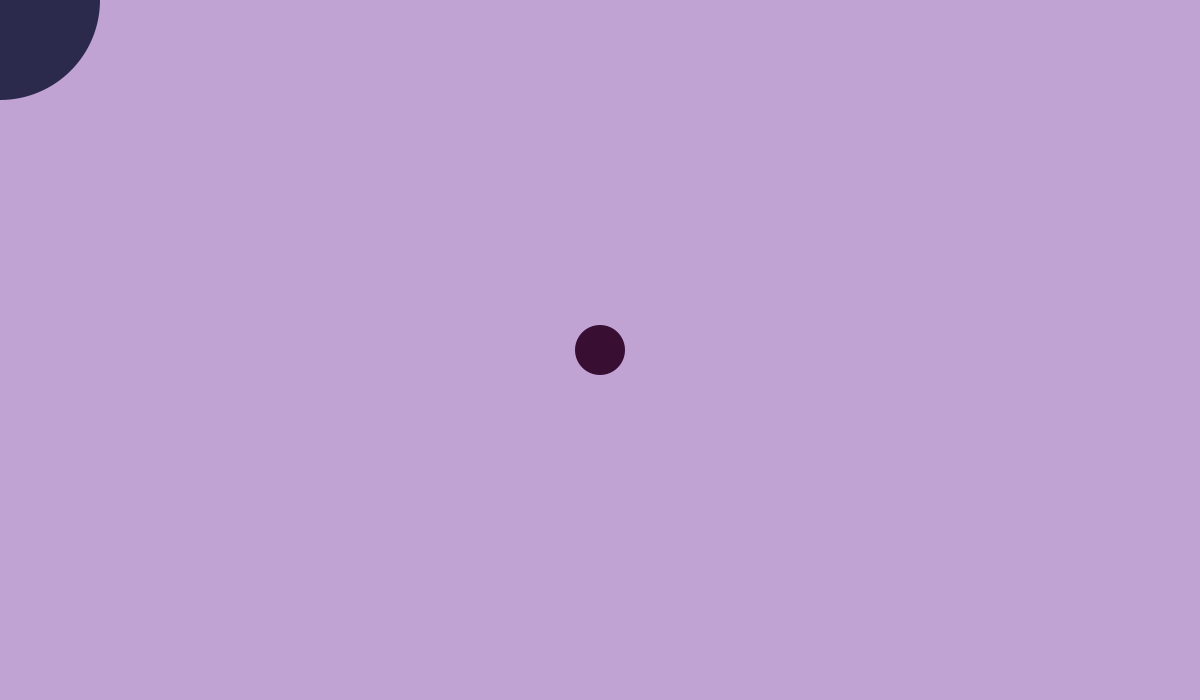
Frame 1 (no input)
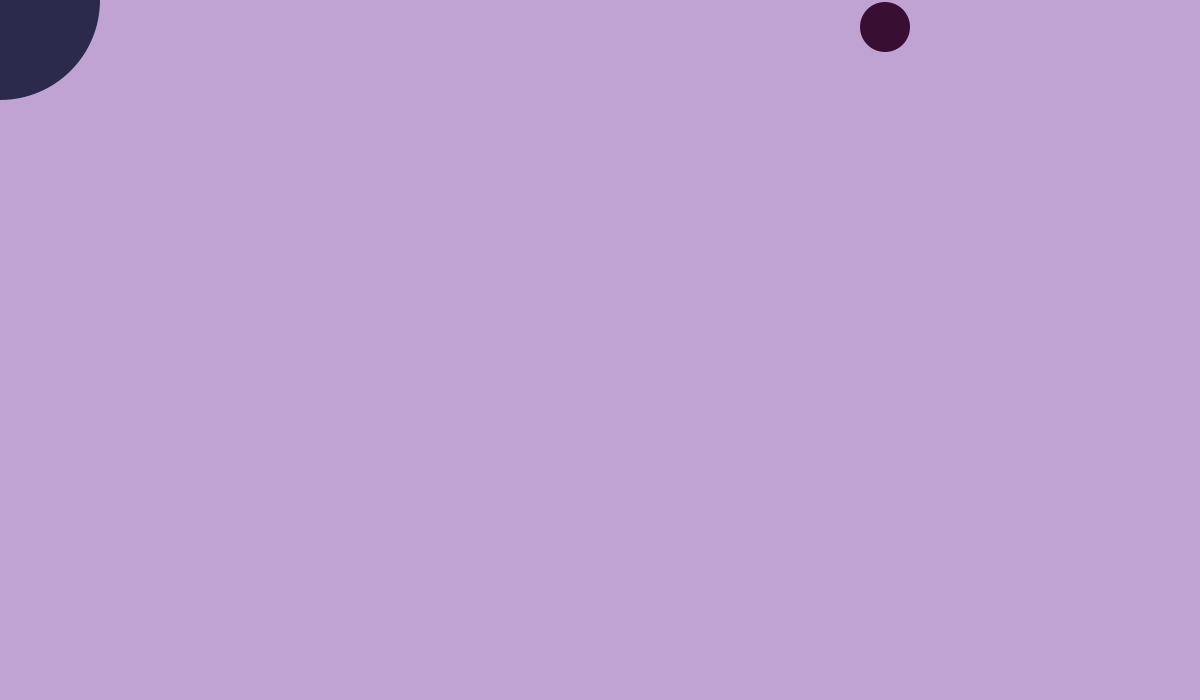
Frame 60 (the mouse pressed at the canvas centre just before this capture)
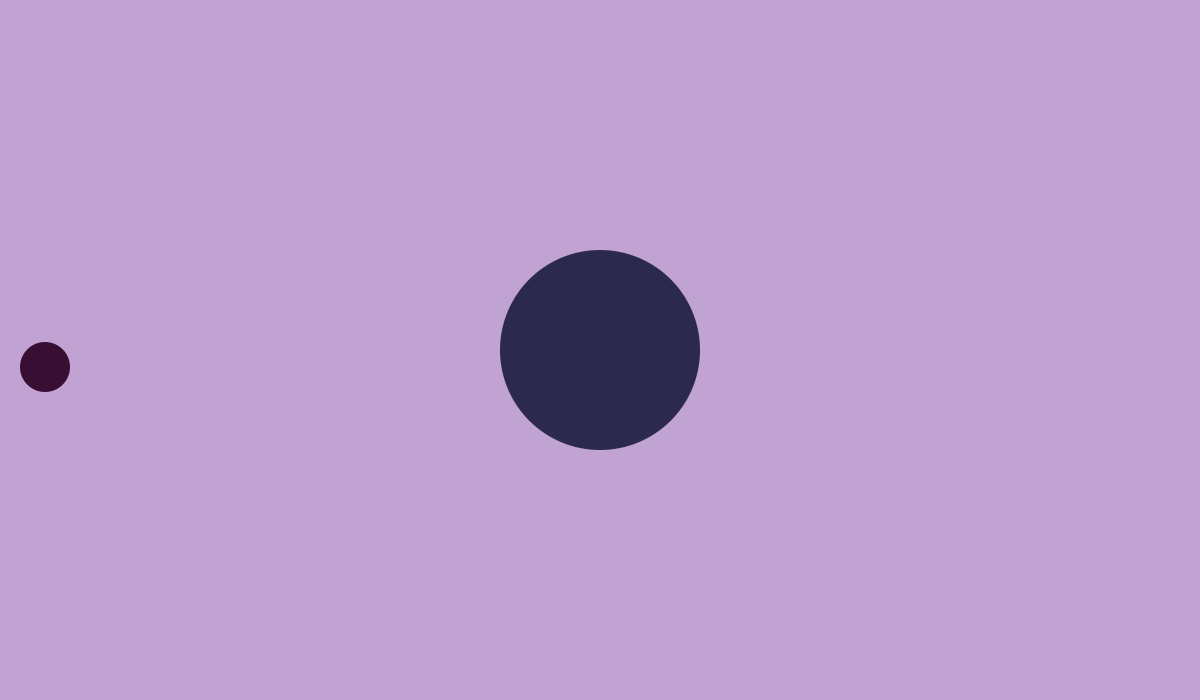
Frame 120 (the mouse held since frame 60 and released just before this capture)

The Processing sketch that drew these frames (run headless with seeded random() and noise(); from frame 60 on, the mouse is pressed at the canvas centre):

// Processing sketch: Day_3_InClass
// ── Day_3_InClass.pde
int xPos, yPos, xSpeed, ySpeed;
int radius = 50;
int circleRadius;
int mouseCircle = 200;
int mouseCircleRadius;

//int

void setup(){
  size(1200, 700);

  xPos = width/2;
  yPos = height/2;
  xSpeed = 15;
  ySpeed = 17;
  
  circleRadius = radius/2;
}

void draw(){
  background(192, 162, 211);
  
  noStroke();
  fill(56, 14, 51);
  ellipse(xPos, yPos, radius, radius);
  
  if (xPos > width - circleRadius || xPos < 0+ circleRadius) {
  xSpeed *=-1;
  }
  
  if(yPos > height - circleRadius || yPos < 0 + circleRadius) {
    ySpeed *= -1;
  }
    xPos += xSpeed;
    yPos += ySpeed;
    
    noStroke();
    if(mouseX > width/2){
      fill(0);
    } else {
    fill(43, 41, 76);
    }
    fill(43, 41, 76);
    ellipse(mouseX, mouseY, mouseCircle, mouseCircle);
  }
